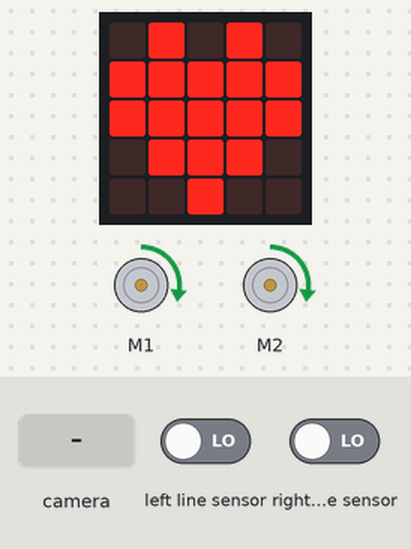
Bench run of a program on a simulated BBC micro:bit (MakeCode). On the bench: the board's 5×5 LED display, 2 × DC motor (green arrow = forward, orange = backward, longer = faster). The test bench sets the inputs (shaded band); at power-on: left line sensor LOW, right line sensor LOW.

Above: at 1.8 s.
1.9 s: left line sensor driven HIGH
At 2.6 s:
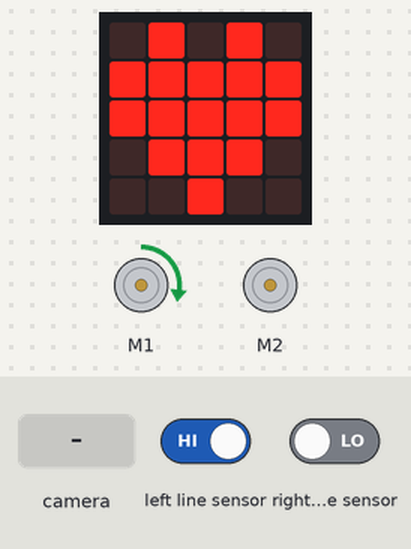
3.4 s: right line sensor driven HIGH
At 4.5 s:
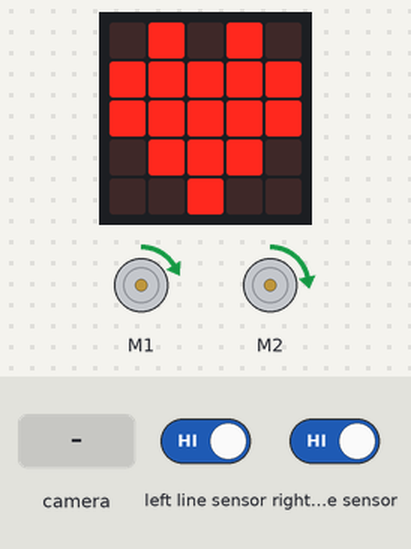
4.9 s: the camera recognises learned object ID1 for 2 s
At 5.9 s:
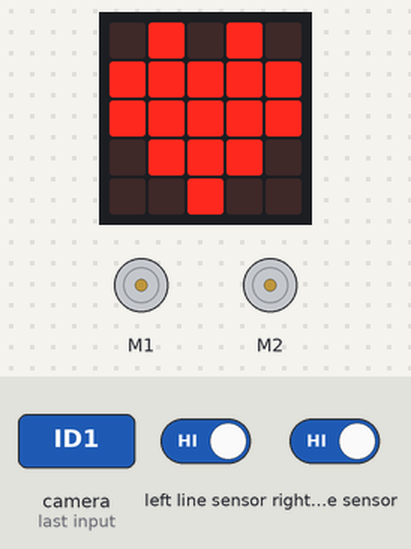
7.9 s: left line sensor driven LOW
At 9.1 s:
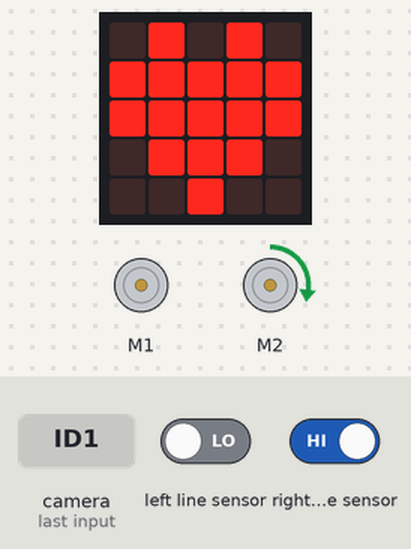
9.4 s: right line sensor driven LOW
At 10.7 s:
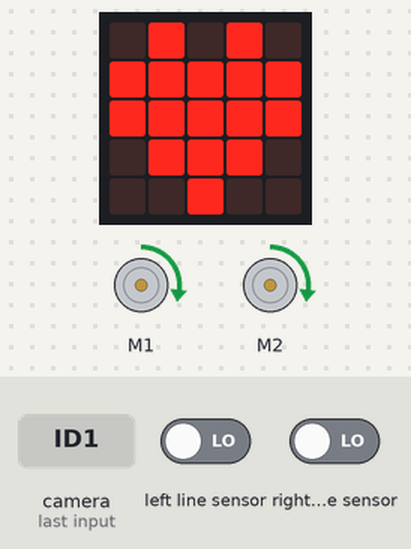
Timing chart, 0 to 11.9 s (numbered marks = the images above; inputs shaded):
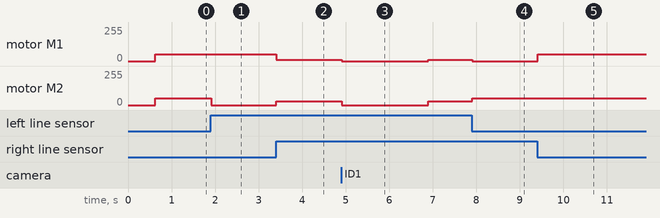

Measured:
- after the input at 1.9 s, motor M2: forward 50/255 → stopped at once
- after the input at 3.4 s, motor M1: forward 50/255 → forward 10/255 at once; motor M2: stopped → forward 30/255 at once
- after the input at 4.9 s, motor M1: forward 10/255 → stopped at once, → forward 10/255 2.0 s later; motor M2: forward 30/255 → stopped at once, → forward 30/255 2.0 s later
- after the input at 7.9 s, motor M1: forward 10/255 → stopped at once; motor M2: forward 30/255 → forward 50/255 at once
- after the input at 9.4 s, motor M1: stopped → forward 50/255 at once

The program:

main.ts
```typescript
huskylens.initI2c()
huskylens.initMode(protocolAlgorithm.ALGORITHM_FACE_RECOGNITION)
basic.showIcon(IconNames.Heart)
basic.forever(function () {
    huskylens.request()
    if (huskylens.isAppear(1, HUSKYLENSResultType_t.HUSKYLENSResultBlock)) {
        maqueen.motorStop(maqueen.Motors.All)
    } else {
        if (maqueen.readPatrol(maqueen.Patrol.PatrolLeft) == 0 && maqueen.readPatrol(maqueen.Patrol.PatrolRight) == 0) {
            maqueen.motorRun(maqueen.Motors.All, maqueen.Dir.CW, 50)
        } else {
            if (maqueen.readPatrol(maqueen.Patrol.PatrolLeft) == 1 && maqueen.readPatrol(maqueen.Patrol.PatrolRight) == 0) {
                maqueen.motorRun(maqueen.Motors.M1, maqueen.Dir.CW, 50)
                maqueen.motorRun(maqueen.Motors.M2, maqueen.Dir.CW, 0)
            }
            if (maqueen.readPatrol(maqueen.Patrol.PatrolLeft) == 0 && maqueen.readPatrol(maqueen.Patrol.PatrolRight) == 1) {
                maqueen.motorRun(maqueen.Motors.M1, maqueen.Dir.CW, 0)
                maqueen.motorRun(maqueen.Motors.M2, maqueen.Dir.CW, 50)
            }
            if (maqueen.readPatrol(maqueen.Patrol.PatrolLeft) == 1 && maqueen.readPatrol(maqueen.Patrol.PatrolRight) == 1) {
                maqueen.motorRun(maqueen.Motors.M1, maqueen.Dir.CW, 10)
                maqueen.motorRun(maqueen.Motors.M2, maqueen.Dir.CW, 30)
            }
        }
    }
})
```

test.ts
```typescript
// 테스트는 여기로 이동합니다; 이 패키지가 확장으로 사용될 때 컴파일되지 않을 것 입니다.
```
